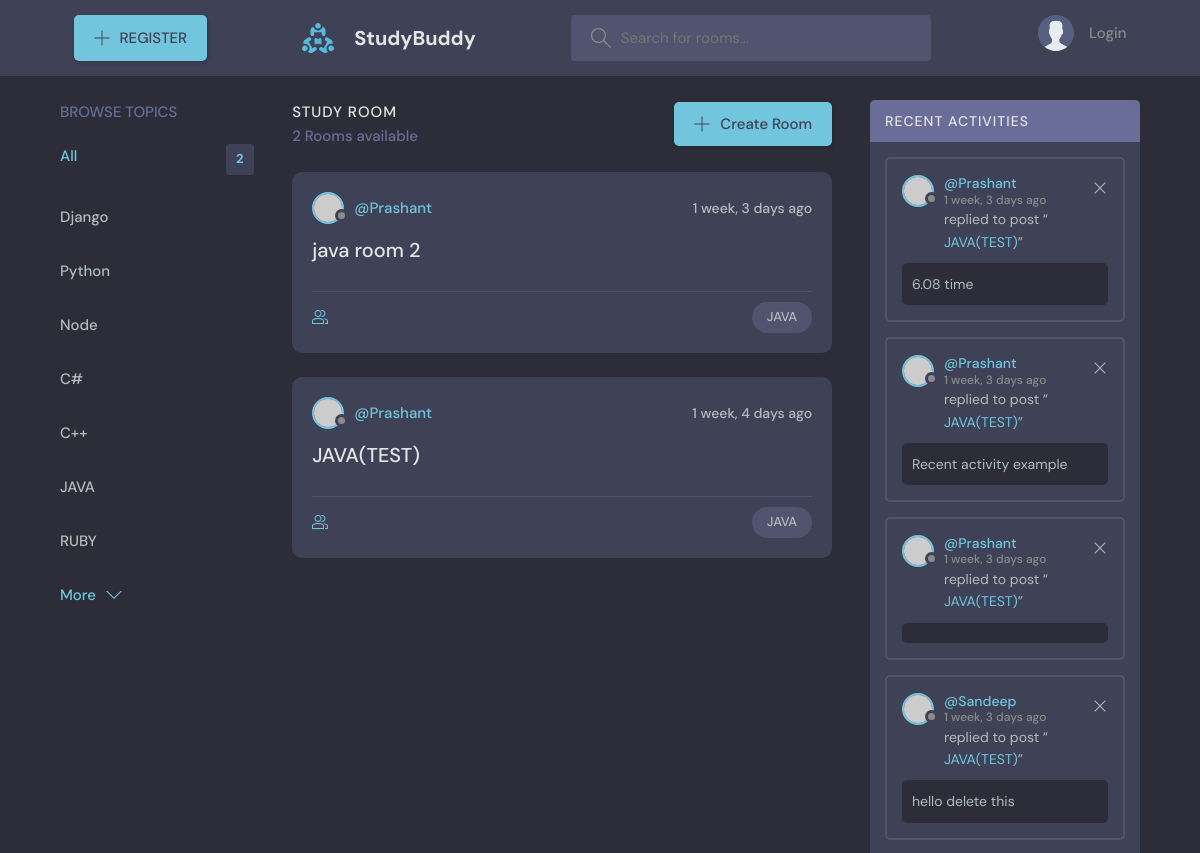
The app's page /?q=JAVA (upper part), older data.
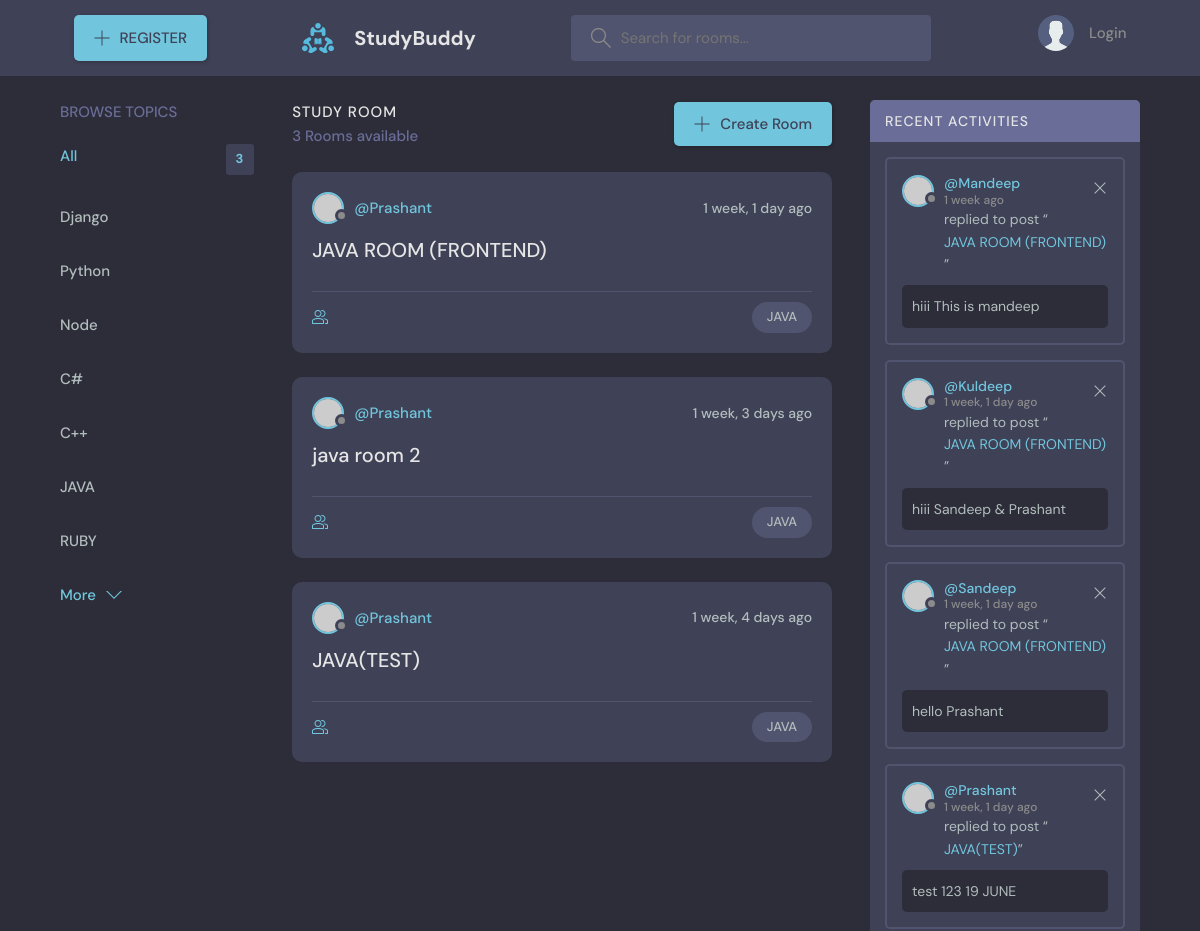
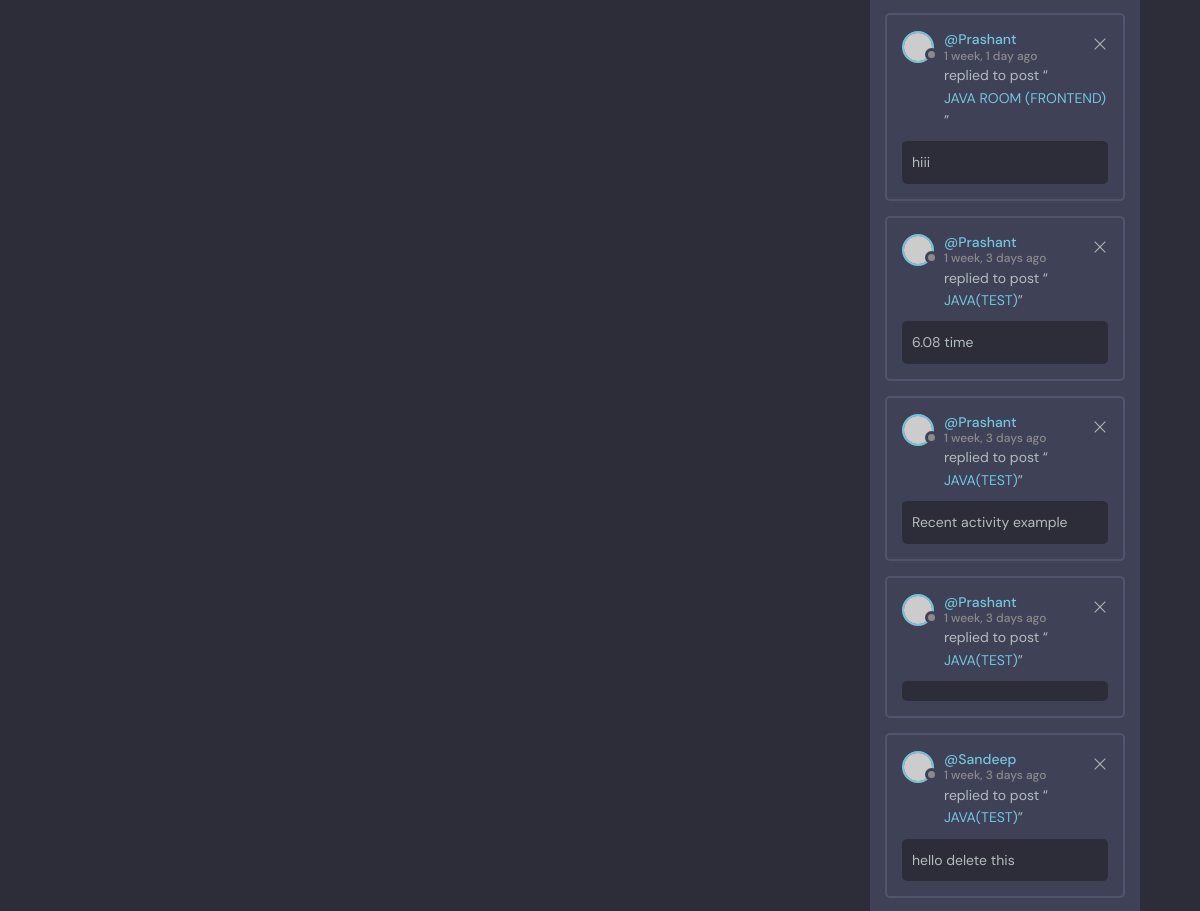
The same page, newer data (2 pictures, top to bottom).
### base/models.py (models this page shows)
class Topic(models.Model):
    name=models.CharField(max_length=200)
    def __str__(self):
        return self.name

class Room(models.Model):
    host=models.ForeignKey(User,on_delete=models.SET_NULL , null=True)
    name=models.CharField(max_length=20)
    topic=models.ForeignKey(Topic ,on_delete=models.CASCADE,null=True)
    participant=models.ManyToManyField(User , related_name="participant")
    description=models.TextField(null=True,blank=True)
    created_at=models.DateTimeField(auto_now_add=True)
    updated_at=models.DateTimeField(auto_now=True)
    def __str__(self):
        return self.name
    class Meta:
        ordering=['-updated_at','created_at']

class Message(models.Model):
    user=models.ForeignKey(User,on_delete=models.CASCADE)
    room=models.ForeignKey(Room ,on_delete=models.CASCADE)
    body=models.TextField()
    created_at=models.DateTimeField(auto_now_add=True)
    updated_at=models.DateTimeField(auto_now=True)
    def __str__(self):
        return self.body[0:50]
    class Meta:
        ordering=['-updated_at','created_at']

### base/views.py (the view)
# urls.py: path('',home,name="home"),
def home(request):
    q = request.GET.get('q') if request.GET.get('q') !=None else ''
    rooms=Room.objects.filter(Q(topic__name__icontains=q) | Q(name__icontains=q) | Q(description__icontains=q))
    get_message=Message.objects.filter(Q(room__topic__name__icontains=q))
    topic=Topic.objects.all()
    room_count=rooms.count()
    context={'rooms':rooms,
             'topic':topic,
             'room_count':room_count,
             'get_message':get_message,}
    return render(request ,'base/home.html',context)

### base/templates/base/home.html (shortened to what this page needs)
{% extends 'main.html' %}
{% block content %}
    <main class="layout layout--3">
      <div class="container">
        <div class="topics">
          <div class="topics__header">
            <h2>Browse Topics</h2>
          </div>
          <ul class="topics__list">
            <li>
              <a href="{% url 'home' %}" class="active">All <span>{{room_count}}</span></a>
            </li>
            {% for t in topic %}
            <li>
              <a href="{% url 'home' %}?q={{t.name}}">{{t.name}} </a>
            </li>
            {% endfor %}
          </ul>
          <a class="btn btn--link" href="topics.html">
            More
            <svg version="1.1" xmlns="http://www.w3.org/2000/svg" width="32" height="32" viewBox="0 0 32 32">
              <title>chevron-down</title>
              <path d="M16 21l-13-13h-3l16 16 16-16h-3l-13 13z"></path>
            </svg>
          </a>
        </div>
        <div class="roomList">
          <div class="roomList__header">
            <div>
              <h2>Study Room</h2>
              <p>{{room_count}} Rooms available</p>
            </div>
            <a class="btn btn--main" href="{% url 'Create-Room' %}">
              <svg version="1.1" xmlns="http://www.w3.org/2000/svg" width="32" height="32" viewBox="0 0 32 32">
                <title>add</title>
                <path
                  d="M16.943 0.943h-1.885v14.115h-14.115v1.885h14.115v14.115h1.885v-14.115h14.115v-1.885h-14.115v-14.115z"
                ></path>
              </svg>
              Create Room
            </a>
          </div>
          {% for room in rooms %}
           <div class="roomListRoom">
            <div class="roomListRoom__header">
              <a href="{% url 'User-Profile' user.id %}" class="roomListRoom__author">
                <div class="avatar avatar--small">
                  <img src="https://randomuser.me/api/portraits/women/11.jpg" />
                </div>
                <span>@{{room.host.username}}</span>
              </a>
              <div class="roomListRoom__actions">
                <span>{{room.created_at|timesince}} ago</span>
              </div>
            </div>
            <div class="roomListRoom__content">
              <a href="{% url 'room' room.id %}">{{room.name}}</a>
            </div>
            <div class="roomListRoom__meta">
              <a href="{% url 'room' room.id %}" class="roomListRoom__joined">
              </a>
              <p class="roomListRoom__topic">{{room.topic}}</p>
            </div>
           </div>
          {% endfor %}
        </div>
        <div class="activities">
          <div class="activities__header">
            <h2>Recent Activities</h2>
          </div>
          {% for m in get_message %}
          <div class="activities__box">
            <div class="activities__boxHeader roomListRoom__header">
              <a href="{% url 'User-Profile' user.id %}" class="roomListRoom__author">
                <div class="avatar avatar--small">
                  <img src="https://randomuser.me/api/portraits/women/11.jpg" />
                </div>
                <p>
                  @{{m.user}}
                  <span>{{m.created_at|timesince}} ago</span>
                </p>
              </a>
              <div class="roomListRoom__actions">
                <a href="#">
                  <svg version="1.1" xmlns="http://www.w3.org/2000/svg" width="32" height="32" viewBox="0 0 32 32">
                    <title>remove</title>
                    <path
                      d="M27.314 6.019l-1.333-1.333-9.98 9.981-9.981-9.981-1.333 1.333 9.981 9.981-9.981 9.98 1.333 1.333 9.981-9.98 9.98 9.98 1.333-1.333-9.98-9.98 9.98-9.981z"
                    ></path>
                  </svg>
                </a>
              </div>
            </div>
            <div class="activities__boxContent">
              <p>replied to post “<a href="#">{{m.room}}</a>”</p>
              <div class="activities__boxRoomContent">
               {{m}}
              </div>
            </div>
          </div>
          {% endfor %}
      </div>
    </main>
{% endblock content %}

Row changes from the older to the newer data that the page shows:
added Room: host.username "Prashant", created_at "1 week, 1 day", name "JAVA ROOM (FRONTEND)", topic "JAVA"
added Message: user "Mandeep", created_at "1 week", room "JAVA ROOM (FRONTEND)", body "hiii This is mandeep"
added Message: user "Kuldeep", created_at "1 week, 1 day", room "JAVA ROOM (FRONTEND)", body "hiii Sandeep & Prashant"
added Message: user "Sandeep", created_at "1 week, 1 day", room "JAVA ROOM (FRONTEND)", body "hello Prashant"
added Message: user "Prashant", created_at "1 week, 1 day", room "JAVA(TEST)", body "test 123 19 JUNE"
added Message: user "Prashant", created_at "1 week, 1 day", room "JAVA ROOM (FRONTEND)", body "hiii"
Text that changed along with them:
{{ room_count }}: "2" → "3"
